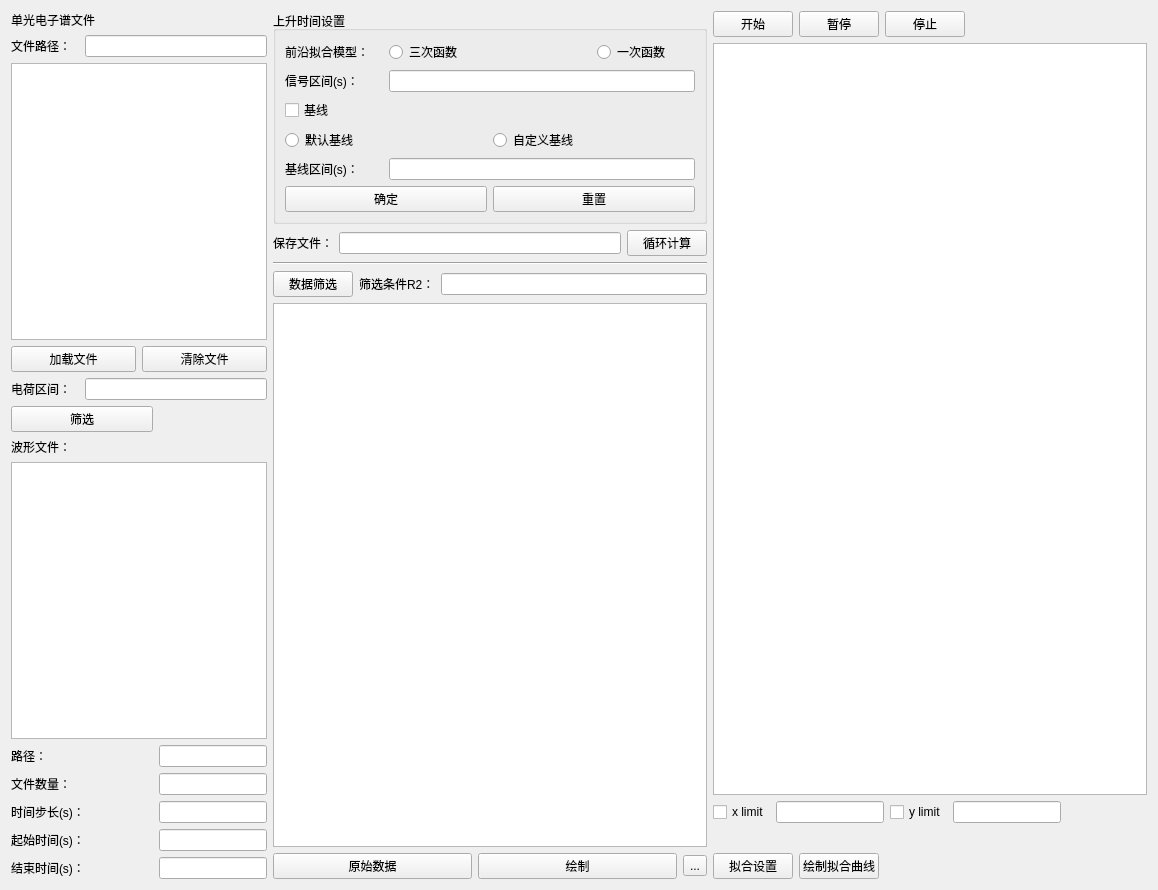
<?xml version="1.0" encoding="UTF-8"?>
<ui version="4.0">
 <class>Form</class>
 <widget class="QWidget" name="Form">
  <property name="geometry">
   <rect>
    <x>0</x>
    <y>0</y>
    <width>1158</width>
    <height>890</height>
   </rect>
  </property>
  <property name="windowTitle">
   <string>Form</string>
  </property>
  <layout class="QGridLayout" name="gridLayout_6">
   <item row="0" column="0">
    <layout class="QGridLayout" name="gridLayout">
     <item row="0" column="0" colspan="2">
      <widget class="QLabel" name="label">
       <property name="text">
        <string>单光电子谱文件</string>
       </property>
      </widget>
     </item>
     <item row="1" column="0">
      <widget class="QLabel" name="label_2">
       <property name="text">
        <string>文件路径：</string>
       </property>
      </widget>
     </item>
     <item row="1" column="1" colspan="2">
      <widget class="QLineEdit" name="lineEdit">
       <property name="sizePolicy">
        <sizepolicy hsizetype="Minimum" vsizetype="Fixed">
         <horstretch>0</horstretch>
         <verstretch>0</verstretch>
        </sizepolicy>
       </property>
       <property name="readOnly">
        <bool>true</bool>
       </property>
      </widget>
     </item>
     <item row="2" column="0" colspan="3">
      <widget class="QListView" name="listView"/>
     </item>
     <item row="3" column="0" colspan="3">
      <layout class="QHBoxLayout" name="horizontalLayout_6">
       <item>
        <widget class="QPushButton" name="pushButton_13">
         <property name="text">
          <string>加载文件</string>
         </property>
        </widget>
       </item>
       <item>
        <widget class="QPushButton" name="pushButton_14">
         <property name="text">
          <string>清除文件</string>
         </property>
        </widget>
       </item>
      </layout>
     </item>
     <item row="4" column="0">
      <widget class="QLabel" name="label_8">
       <property name="text">
        <string>电荷区间：</string>
       </property>
      </widget>
     </item>
     <item row="4" column="1" colspan="2">
      <widget class="QLineEdit" name="lineEdit_5">
       <property name="sizePolicy">
        <sizepolicy hsizetype="Minimum" vsizetype="Fixed">
         <horstretch>0</horstretch>
         <verstretch>0</verstretch>
        </sizepolicy>
       </property>
      </widget>
     </item>
     <item row="5" column="0" colspan="2">
      <widget class="QPushButton" name="pushButton_10">
       <property name="text">
        <string>筛选</string>
       </property>
      </widget>
     </item>
     <item row="6" column="0">
      <widget class="QLabel" name="label_14">
       <property name="text">
        <string>波形文件：</string>
       </property>
      </widget>
     </item>
     <item row="7" column="0" colspan="3">
      <widget class="QListView" name="listView_2"/>
     </item>
     <item row="8" column="0">
      <widget class="QLabel" name="label_3">
       <property name="text">
        <string>路径：</string>
       </property>
      </widget>
     </item>
     <item row="8" column="2">
      <widget class="QLineEdit" name="lineEdit_6">
       <property name="sizePolicy">
        <sizepolicy hsizetype="Minimum" vsizetype="Fixed">
         <horstretch>0</horstretch>
         <verstretch>0</verstretch>
        </sizepolicy>
       </property>
       <property name="readOnly">
        <bool>true</bool>
       </property>
      </widget>
     </item>
     <item row="9" column="0">
      <widget class="QLabel" name="label_4">
       <property name="text">
        <string>文件数量：</string>
       </property>
      </widget>
     </item>
     <item row="9" column="2">
      <widget class="QLineEdit" name="lineEdit_4">
       <property name="sizePolicy">
        <sizepolicy hsizetype="Minimum" vsizetype="Fixed">
         <horstretch>0</horstretch>
         <verstretch>0</verstretch>
        </sizepolicy>
       </property>
       <property name="readOnly">
        <bool>true</bool>
       </property>
      </widget>
     </item>
     <item row="10" column="0" colspan="2">
      <widget class="QLabel" name="label_5">
       <property name="text">
        <string>时间步长(s)：</string>
       </property>
      </widget>
     </item>
     <item row="10" column="2">
      <widget class="QLineEdit" name="lineEdit_3">
       <property name="sizePolicy">
        <sizepolicy hsizetype="Minimum" vsizetype="Fixed">
         <horstretch>0</horstretch>
         <verstretch>0</verstretch>
        </sizepolicy>
       </property>
       <property name="readOnly">
        <bool>true</bool>
       </property>
      </widget>
     </item>
     <item row="11" column="0" colspan="2">
      <widget class="QLabel" name="label_6">
       <property name="text">
        <string>起始时间(s)：</string>
       </property>
      </widget>
     </item>
     <item row="11" column="2">
      <widget class="QLineEdit" name="lineEdit_2">
       <property name="sizePolicy">
        <sizepolicy hsizetype="Minimum" vsizetype="Fixed">
         <horstretch>0</horstretch>
         <verstretch>0</verstretch>
        </sizepolicy>
       </property>
       <property name="readOnly">
        <bool>true</bool>
       </property>
      </widget>
     </item>
     <item row="12" column="0" colspan="2">
      <widget class="QLabel" name="label_7">
       <property name="text">
        <string>结束时间(s)：</string>
       </property>
      </widget>
     </item>
     <item row="12" column="2">
      <widget class="QLineEdit" name="lineEdit_7">
       <property name="sizePolicy">
        <sizepolicy hsizetype="Minimum" vsizetype="Fixed">
         <horstretch>0</horstretch>
         <verstretch>0</verstretch>
        </sizepolicy>
       </property>
       <property name="readOnly">
        <bool>true</bool>
       </property>
      </widget>
     </item>
    </layout>
   </item>
   <item row="0" column="1">
    <layout class="QVBoxLayout" name="verticalLayout">
     <item>
      <widget class="QGroupBox" name="groupBox">
       <property name="title">
        <string>上升时间设置</string>
       </property>
       <layout class="QGridLayout" name="gridLayout_2">
        <item row="0" column="0">
         <widget class="QLabel" name="label_13">
          <property name="text">
           <string>前沿拟合模型：</string>
          </property>
         </widget>
        </item>
        <item row="0" column="1" colspan="2">
         <widget class="QRadioButton" name="radioButton">
          <property name="text">
           <string>三次函数</string>
          </property>
         </widget>
        </item>
        <item row="0" column="3">
         <widget class="QRadioButton" name="radioButton_2">
          <property name="text">
           <string>一次函数</string>
          </property>
         </widget>
        </item>
        <item row="1" column="0">
         <widget class="QLabel" name="label_9">
          <property name="text">
           <string>信号区间(s)：</string>
          </property>
         </widget>
        </item>
        <item row="1" column="1" colspan="3">
         <widget class="QLineEdit" name="lineEdit_8"/>
        </item>
        <item row="2" column="0" colspan="2">
         <widget class="QCheckBox" name="checkBox">
          <property name="text">
           <string>基线</string>
          </property>
         </widget>
        </item>
        <item row="3" column="0" colspan="2">
         <widget class="QRadioButton" name="radioButton_3">
          <property name="text">
           <string>默认基线</string>
          </property>
         </widget>
        </item>
        <item row="3" column="2" colspan="2">
         <widget class="QRadioButton" name="radioButton_4">
          <property name="text">
           <string>自定义基线</string>
          </property>
         </widget>
        </item>
        <item row="4" column="0">
         <widget class="QLabel" name="label_10">
          <property name="text">
           <string>基线区间(s)：</string>
          </property>
         </widget>
        </item>
        <item row="4" column="1" colspan="3">
         <widget class="QLineEdit" name="lineEdit_9"/>
        </item>
        <item row="5" column="0" colspan="4">
         <layout class="QHBoxLayout" name="horizontalLayout">
          <item>
           <widget class="QPushButton" name="pushButton_11">
            <property name="text">
             <string>确定</string>
            </property>
           </widget>
          </item>
          <item>
           <widget class="QPushButton" name="pushButton_12">
            <property name="text">
             <string>重置</string>
            </property>
           </widget>
          </item>
         </layout>
        </item>
       </layout>
      </widget>
     </item>
     <item>
      <layout class="QHBoxLayout" name="horizontalLayout_2">
       <item>
        <widget class="QLabel" name="label_11">
         <property name="text">
          <string>保存文件：</string>
         </property>
        </widget>
       </item>
       <item>
        <widget class="QLineEdit" name="lineEdit_10"/>
       </item>
       <item>
        <widget class="QPushButton" name="pushButton">
         <property name="text">
          <string>循环计算</string>
         </property>
        </widget>
       </item>
      </layout>
     </item>
     <item>
      <widget class="Line" name="line">
       <property name="orientation">
        <enum>Qt::Horizontal</enum>
       </property>
      </widget>
     </item>
     <item>
      <layout class="QHBoxLayout" name="horizontalLayout_3">
       <item>
        <widget class="QPushButton" name="pushButton_2">
         <property name="text">
          <string>数据筛选</string>
         </property>
        </widget>
       </item>
       <item>
        <widget class="QLabel" name="label_12">
         <property name="text">
          <string>筛选条件R2：</string>
         </property>
        </widget>
       </item>
       <item>
        <widget class="QLineEdit" name="lineEdit_11"/>
       </item>
      </layout>
     </item>
     <item>
      <layout class="QGridLayout" name="gridLayout_3">
       <item row="0" column="0" colspan="3">
        <widget class="QTableWidget" name="tableWidget">
         <property name="editTriggers">
          <set>QAbstractItemView::NoEditTriggers</set>
         </property>
        </widget>
       </item>
       <item row="1" column="0">
        <widget class="QPushButton" name="pushButton_3">
         <property name="text">
          <string>原始数据</string>
         </property>
        </widget>
       </item>
       <item row="1" column="1">
        <widget class="QPushButton" name="pushButton_4">
         <property name="text">
          <string>绘制</string>
         </property>
        </widget>
       </item>
       <item row="1" column="2">
        <widget class="QToolButton" name="toolButton">
         <property name="text">
          <string>...</string>
         </property>
        </widget>
       </item>
      </layout>
     </item>
    </layout>
   </item>
   <item row="0" column="2">
    <layout class="QGridLayout" name="gridLayout_5">
     <item row="0" column="0">
      <layout class="QGridLayout" name="gridLayout_4">
       <item row="0" column="0">
        <widget class="QPushButton" name="pushButton_5">
         <property name="text">
          <string>开始</string>
         </property>
        </widget>
       </item>
       <item row="0" column="1">
        <widget class="QPushButton" name="pushButton_7">
         <property name="text">
          <string>暂停</string>
         </property>
        </widget>
       </item>
       <item row="0" column="2">
        <widget class="QPushButton" name="pushButton_6">
         <property name="text">
          <string>停止</string>
         </property>
        </widget>
       </item>
       <item row="0" column="3">
        <spacer name="horizontalSpacer">
         <property name="orientation">
          <enum>Qt::Horizontal</enum>
         </property>
         <property name="sizeHint" stdset="0">
          <size>
           <width>40</width>
           <height>20</height>
          </size>
         </property>
        </spacer>
       </item>
       <item row="1" column="0" colspan="4">
        <widget class="QTextBrowser" name="textBrowser"/>
       </item>
      </layout>
     </item>
     <item row="1" column="0">
      <layout class="QHBoxLayout" name="horizontalLayout_4">
       <item>
        <widget class="QCheckBox" name="checkBox_2">
         <property name="text">
          <string>x limit</string>
         </property>
        </widget>
       </item>
       <item>
        <widget class="QLineEdit" name="lineEdit_12"/>
       </item>
       <item>
        <widget class="QCheckBox" name="checkBox_3">
         <property name="text">
          <string>y limit</string>
         </property>
        </widget>
       </item>
       <item>
        <widget class="QLineEdit" name="lineEdit_13"/>
       </item>
       <item>
        <spacer name="horizontalSpacer_2">
         <property name="orientation">
          <enum>Qt::Horizontal</enum>
         </property>
         <property name="sizeHint" stdset="0">
          <size>
           <width>40</width>
           <height>20</height>
          </size>
         </property>
        </spacer>
       </item>
      </layout>
     </item>
     <item row="2" column="0">
      <widget class="QWidget" name="widget" native="true"/>
     </item>
     <item row="3" column="0">
      <widget class="QWidget" name="widget_2" native="true"/>
     </item>
     <item row="4" column="0">
      <widget class="QWidget" name="widget_4" native="true"/>
     </item>
     <item row="5" column="0">
      <widget class="QWidget" name="widget_3" native="true"/>
     </item>
     <item row="6" column="0">
      <layout class="QHBoxLayout" name="horizontalLayout_5">
       <item>
        <widget class="QPushButton" name="pushButton_8">
         <property name="text">
          <string>拟合设置</string>
         </property>
        </widget>
       </item>
       <item>
        <widget class="QPushButton" name="pushButton_9">
         <property name="text">
          <string>绘制拟合曲线</string>
         </property>
        </widget>
       </item>
       <item>
        <spacer name="horizontalSpacer_3">
         <property name="orientation">
          <enum>Qt::Horizontal</enum>
         </property>
         <property name="sizeHint" stdset="0">
          <size>
           <width>40</width>
           <height>20</height>
          </size>
         </property>
        </spacer>
       </item>
      </layout>
     </item>
    </layout>
   </item>
  </layout>
 </widget>
 <resources/>
 <connections/>
</ui>
